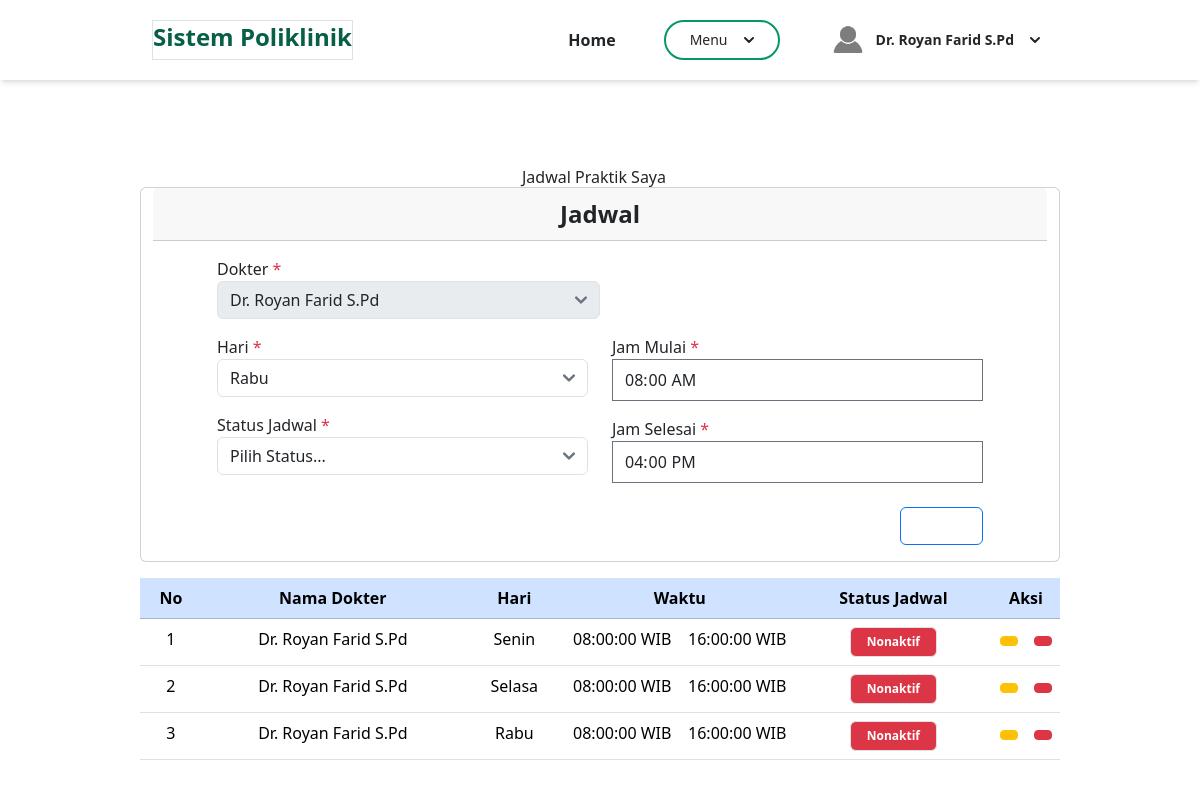
The page /admin/berandaDokter.php?page=aturJadwalDokter&id=3 (signed in) on the database its author committed.
### tables this page shows
CREATE TABLE `jadwal_periksa` (
  `id` int(11) NOT NULL,
  `id_dokter` int(11) NOT NULL,
  `hari` enum('Senin','Selasa','Rabu','Kamis','Jum''at') NOT NULL,
  `jam_mulai` time NOT NULL,
  `jam_selesai` time NOT NULL,
  `status_jadwal` varchar(10) NOT NULL
);

CREATE TABLE `dokter` (
  `id` int(11) NOT NULL,
  `nama` varchar(100) NOT NULL,
  `alamat` varchar(255) NOT NULL,
  `no_hp` varchar(20) NOT NULL,
  `id_poli` int(11) NOT NULL,
  `nip` varchar(50) NOT NULL,
  `password` varchar(255) NOT NULL
);

### admin/aturJadwalDokter.php (the view, shortened to what this page needs)
<main id="aturJadwalDokter-page">
    <div class="container" style="margin-top: 5.5rem;">
        <div class="row justify-content-center">
            <h2 class="ps-0 text-center">Jadwal Praktik Saya</h2>
            <div class="card">
                <div class="card-header text-center fw-bold" style="font-size: 1.5rem;">Jadwal</div>
                <div class="card-body ms-lg-5 me-lg-5 justify-content-center">
                    <form action="" method="POST" onsubmit="return(validate());">
                        <?php
                        $hari = '';
                        $jam_mulai = '';
                        $jam_selesai = '';
                        if (isset($_GET['id'])) {
                            $get = mysqli_query($mysqli, "SELECT * FROM jadwal_periksa
                                    WHERE id='" . $_GET['id'] . "'");
                            while ($row = mysqli_fetch_array($get)) {
                                $hari = $row['hari'];
                                $jam_mulai = $row['jam_mulai'];
                                $jam_selesai = $row['jam_selesai'];
                            }
                        ?>
                        <?php
                        }
                        ?>
                        <div class="dropdown mb-3 w-50">
                            <label for="id_dokter">Dokter <span class="text-danger">*</span></label>
                            <select disabled class="form-select" name="id_dokter" aria-label="id_dokter">
                                <?php
                                    $id_dokter = $_SESSION['id'];
                                    $result = mysqli_query($mysqli, "SELECT * FROM dokter WHERE id");
                                    while($data = mysqli_fetch_assoc($result)) {
                                        $selected = ($data['id'] == $id_dokter) ? 'selected' : '';
                                        echo "<option $selected value='" . $data['id'] . "'>" . $data['nama'] . "</option>";
                                    }
                                ?>
                            </select>
                        </div>
                        <div class="row">
                            <div class="col-lg-6">
                                <div class="dropdown mb-3">
                                    <label for="hari">Hari <span class="text-danger">*</span></label>
                                    <select class="form-select" name="hari" aria-label="hari">
                                        <?php
                                            $days = ['Senin', 'Selasa', 'Rabu', 'Kamis', 'Jumat', 'Sabtu'];
                                            foreach ($days as $day) {
                                                $selected = ($day == $hari) ? 'selected' : '';
                                                echo "<option value='$day' $selected>$day</option>";
                                            }
                                        ?>
                                    </select>
                                </div>
                                <div class="dropdown mb-3">
                                    <label for="status_jadwal">Status Jadwal <span class="text-danger">*</span></label>
                                    <select class="form-select" name="status_jadwal" aria-label="status_jadwal">
                                        <option value="" selected>Pilih Status...</option>
                                    </select>
                                </div>
                            </div>
                            <div class="col-lg-6">
                                <div class="mb-3">
                                    <label for="jam_mulai">Jam Mulai <span class="text-danger">*</span></label>
                                    <input type="time" name="jam_mulai" class="form-control" required value="<?php echo $jam_mulai ?>">
                                </div>
                                <div class="mb-3">
                                    <label for="jam_selesai">Jam Selesai <span class="text-danger">*</span></label>
                                    <input type="time" name="jam_selesai" class="form-control" required value="<?php echo $jam_selesai ?>">
                                </div>
                            </div>
                        </div>
                        <div class="d-flex justify-content-end mt-2">
                            <button type="submit" name="simpanData" class="btn btn-primary">Simpan</button>
                        </div>
                    </form>
                </div>
            </div>
            <div class="table-responsive mt-3 px-0">
                <table class="table text-center">
                    <thead class="table-primary">
                        <tr>
                            <th valign="middle">No</th>
                            <th valign="middle">Nama Dokter</th>
                            <th valign="middle">Hari</th>
                            <th valign="middle" style="width: 25%;" colspan="2">Waktu</th>
                            <th valign="middle">Status Jadwal</th>
                            <th valign="middle" style="width: 0.5%;" colspan="2">Aksi</th>
                        </tr>
                    </thead>
                    <tbody>
                        <?php
                            $id_dokter = $_SESSION['id'];
                            $result = mysqli_query($mysqli, "SELECT dokter.nama, jadwal_periksa.id, jadwal_periksa.hari, jadwal_periksa.jam_mulai, jadwal_periksa.jam_selesai, jadwal_periksa.status_jadwal
                            FROM dokter
                            JOIN jadwal_periksa ON dokter.id = jadwal_periksa.id_dokter
                            WHERE dokter.id = $id_dokter");
                            $no = 1;
                            while ($data = mysqli_fetch_array($result)) :
                            ?>
                                <tr>
                                    <td><?php echo $no++ ?></td>
                                    <td><?php echo $data['nama'] ?></td>
                                    <td><?php echo $data['hari'] ?></td>
                                    <td><?php echo $data['jam_mulai'] ?> WIB</td>
                                    <td><?php echo $data['jam_selesai'] ?> WIB</td>
                                    <td>
                                        <?php
                                            echo ($data['status_jadwal'] == 0)
                                            ? '<span class="bg-success badge text-white border rounded px-4 py-2 mb-0">Aktif</span>'
                                            : '<span class="bg-danger badge text-white border rounded px-3 py-2 mb-0">Nonaktif</span>';
                                        ?>
                                    </td>
                                    <td>
                                        <a class="btn btn-sm btn-warning text-white btn-edit" href="berandaDokter.php?page=aturJadwalDokter&id=<?php echo $data['id'] ?>">
                                        </a>
                                    </td>
                                    <td>
                                        <a href="berandaDokter.php?page=aturJadwalDokter&id=<?php echo $data['id'] ?>&aksi=hapus" class="btn btn-sm btn-danger text-white">
                                        </a>
                                    </td>
                                </tr>
                        <?php endwhile; ?>
                    </tbody>
                </table>
            </div>
        </div>
    </div>
</main>

### rows shown on the page
jadwal_periksa: jam_mulai "08:00:00", jam_selesai "16:00:00", id_dokter.nama "Dr. Royan Farid S.Pd", hari "Rabu", status_jadwal "Nonaktif"
jadwal_periksa: id_dokter.nama "Dr. Royan Farid S.Pd", hari "Senin", jam_mulai "08:00:00", jam_selesai "16:00:00", status_jadwal "Nonaktif"
jadwal_periksa: id_dokter.nama "Dr. Royan Farid S.Pd", hari "Selasa", jam_mulai "08:00:00", jam_selesai "16:00:00", status_jadwal "Nonaktif"

### other values the page prints
$_SESSION['nama'] "Dr. Royan Farid S.Pd"
form field id_dokter "Dr. Royan Farid S.Pd"
form field hari "Rabu"
